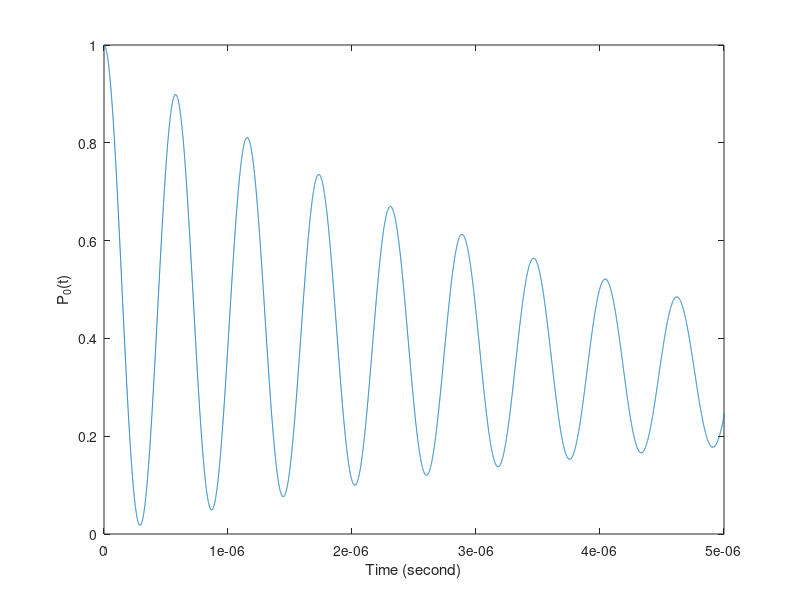
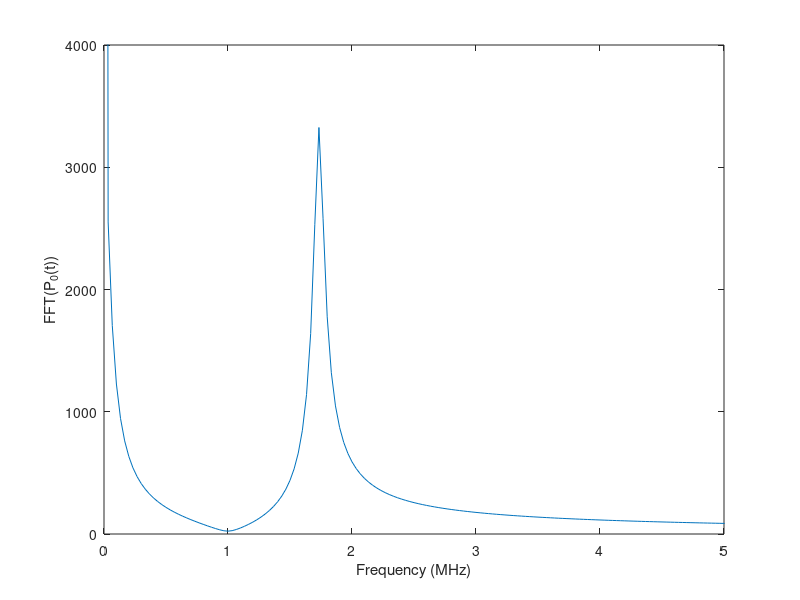

Write MATLAB code to recreate these figures, in order.
% This is a program to simulate the Rydberg atom with a triangle configuration.
% Define variables:
N = 100000;
n = 3;
t = linspace(0,30e-6,N);
dt = t(2)-t(1);
hbar = 1.05457182e-34;
Omega = 2*pi*1e+6;
C_6 = 2*pi*516*1e9;
d13 = 6.6;
d12 = 6.6;

% Matrices and constants that will be use
sx = [0,1;1,0];
sz = [1,0;0,-1];
gamma = 2*pi*30*1e3;
F = sqrt(gamma/2)*sz;
I = [1,0;0,1];
P = [1,0;0,0];

% Van der-Waals interactions between Rydberg atoms
U_matrix = zeros(8,8);
U12 = C_6/d12^6;
U23 = U12;
U13 = C_6/d13^6;
U_matrix(7,7) = U12;
U_matrix(4,4) = U23;
U_matrix(6,6) = U13;
U_matrix(8,8) = U13 + U23 + U12;

% Hamiltonian of the system
H = hbar*Omega*(kron(kron(sx,P),P) + kron(kron(P,sx),P) + kron(kron(P,P),sx))/2 + hbar*U_matrix;

% Density matrix and its initial value
rho = zeros(size(H,1),size(H,2)); % rho_t 2^N_atom, 2^N_atom 
rho(1,1) = 1;

% Lindbladian for each atom
L1 = kron(kron(F,I),I);
L2 = kron(kron(I,F),I);
L3 = kron(kron(I,I),F); 
L0 = L1 + L2 + L3;

% Runge-Kutta 4th order method to solve the Lindblad-Master equation
for i=1:N
    % {L'*L, rho}
    A1 = L1'*L1*rho + rho*L1'*L1;
    A2 = L2'*L2*rho + rho*L2'*L2;
    A3 = L3'*L3*rho + rho*L3'*L3;


    % Individual and collective dephasing
    L_ind = L1*rho*L1' + L2*rho*L2' + L3*rho*L3' - 1/2*(A1 + A2 + A3);
    L_c = L0*rho*L0' - 1/2*(L0'*L0*rho + rho*L0'*L0);

    % Density matrix equation
    rho_dot = @(t,rho) (-sqrt(-1)/hbar)*(H*rho-rho*H) + L_ind + L_c;

    k_1 = rho_dot(t(i),rho);
    k_2 = rho_dot(t(i)+0.5*dt,rho+0.5*dt*k_1);
    k_3 = rho_dot((t(i)+0.5*dt),(rho+0.5*dt*k_2));
    k_4 = rho_dot((t(i)+dt),(rho+k_3*dt));
    rho = rho + (1/6)*(k_1+2*k_2+2*k_3+k_4)*dt;
    prob_0(i)=rho(1,1); % Probabilitas atom kembali ke keadaan awal
end

% plot probability of an atom return to ground state (P0) vs time (t)
figure
plot(t,prob_0)
xlim([0 5e-6])
xlabel('Time (second)')
ylabel('P_0(t)')

% Fast Fourier transform of probability of an atom return to the ground state,
spectrum_dynamics=fftshift(fft(prob_0));
fs=1/dt;
w = (-N/2:N/2-1)*(fs/N);

% Plot FFT(P0) vs frequency (f)
figure
plot(w/1e6,abs(spectrum_dynamics))
xlabel('Frequency (MHz)')
ylabel('FFT(P_0(t))')
xlim([0 5])
ylim([0 4e3])
